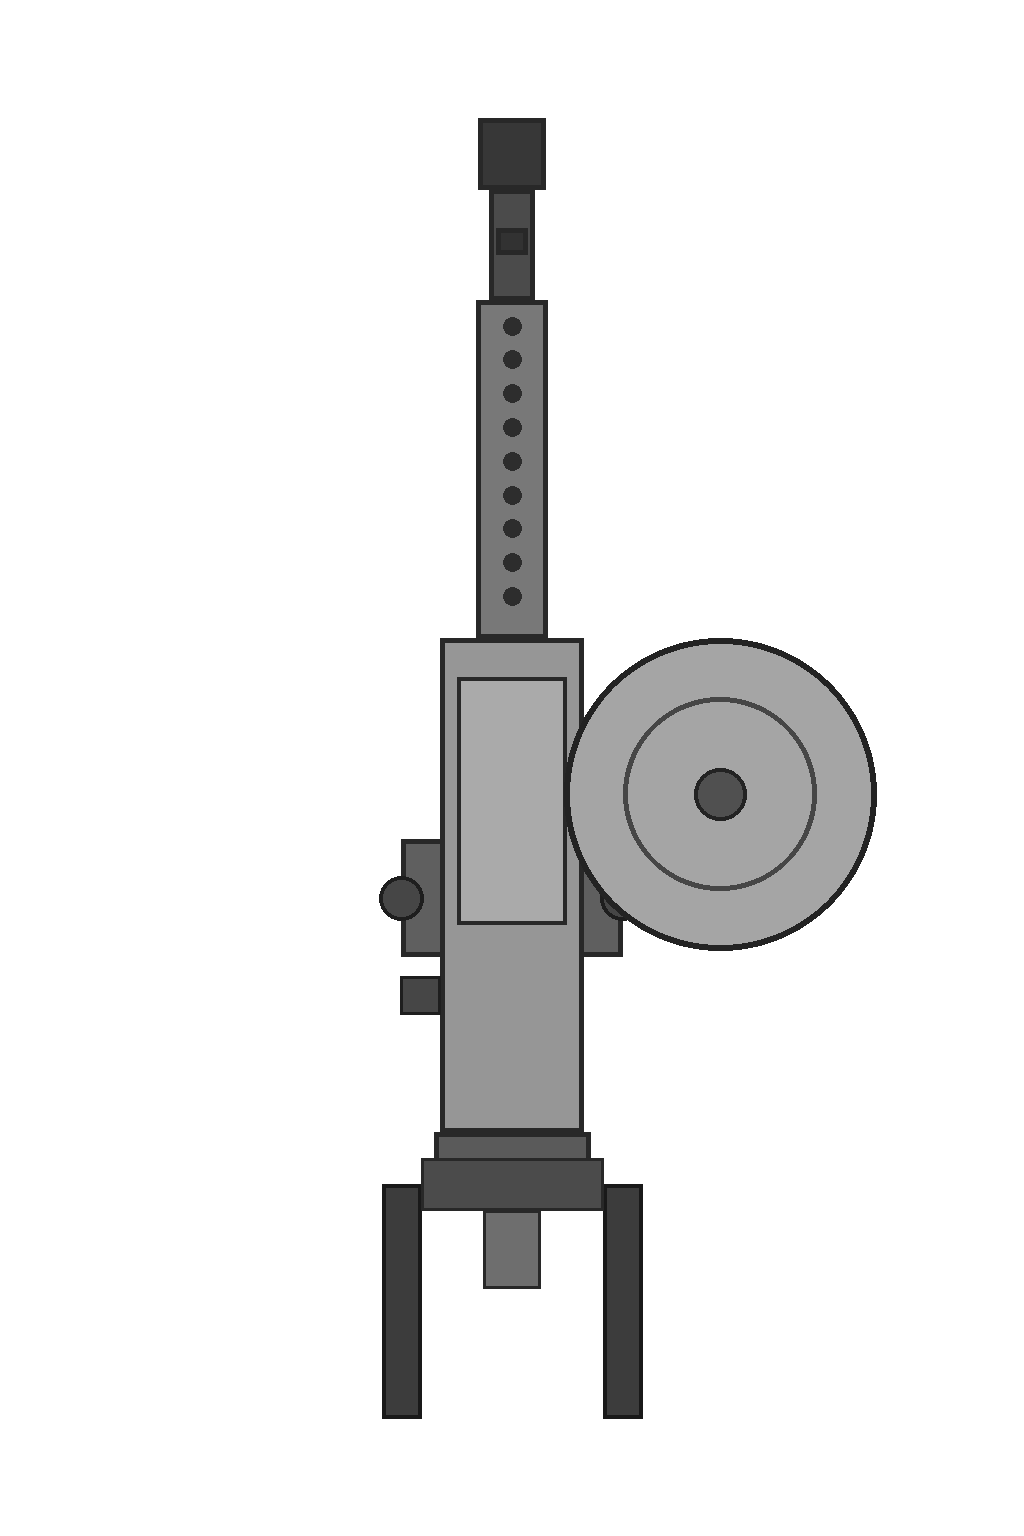

Here is the Python script that generated this plot:
"""Geometry guide for the roof light machine gun: the drawing a hull's fitted LIGHT_MACHINE_GUN turns on its gun plate.

The runtime draws the gun's whole sprite VehicleGun.lengthCells long, muzzle at the top edge and the rear of the spade
grips at the bottom edge, its centre column on the turret's bearing and the pintle VehicleGun.RING_FROM_REAR (40%) of
the length up from the bottom, on the plate's centre. So the barrel, the receiver and the pintle all stand on the
canvas's centre column; only the ammunition drum sits off it, on the gun's right. The sprite is cut symmetric about the
barrel (build.py), leaving clear canvas on the left to balance the drum.

Every size is a share of the gun's length L. The plate's flat rail (gun-plate/guide.py) is .152 L wide, so the receiver
(.11 L) and the cradle stand inside it and the barrel jacket (.055 L) passes through the shield's notch.

  guide.png        the edit target: 1024 x 1536, gun L = 1300 px from y 118 (muzzle) to y 1418 (rear), axis x 512

Run from anywhere: python art-source/vehicles/pintle-lmg/guide.py
"""
from pathlib import Path

from PIL import Image, ImageDraw

HERE = Path(__file__).resolve().parent
W, H = 1024, 1536
AXIS = W / 2
TOP = 118
L = 1300
PIVOT = TOP + .6 * L          # the pintle: 40% of the length up from the rear
DRUM_X = AXIS + .16 * L       # the drum's centre, on the gun's right
DRUM_Y = TOP + .52 * L
DRUM_R = .12 * L


def y(share: float) -> float:
    return TOP + share * L


def box(draw, half_width_share, top_share, bottom_share, fill, outline=(40, 40, 40, 255), width=5):
    half = half_width_share * L
    draw.rectangle((AXIS - half, y(top_share), AXIS + half, y(bottom_share)), fill=fill, outline=outline, width=width)


def guide() -> Image.Image:
    im = Image.new("RGBA", (W, H))
    d = ImageDraw.Draw(im)
    # The pintle cradle: a yoke round the receiver at the pivot, its trunnion caps showing either side.
    box(d, .085, .555, .645, (95, 95, 95, 255))
    for side in (-1, 1):
        cx = AXIS + side * .085 * L
        d.ellipse((cx - 22, PIVOT - 22, cx + 22, PIVOT + 22), fill=(70, 70, 70, 255), outline=(30, 30, 30, 255), width=4)
    # Barrel: flash hider at the tip, bare barrel, perforated cooling jacket back to the receiver.
    box(d, .026, .0, .055, (55, 55, 55, 255))
    box(d, .017, .055, .14, (75, 75, 75, 255))
    box(d, .0275, .14, .40, (120, 120, 120, 255))
    for i in range(9):
        yy = y(.16 + i * .026)
        d.ellipse((AXIS - 9, yy - 9, AXIS + 9, yy + 9), fill=(45, 45, 45, 255))
    # Front sight post and the carrying handle on the jacket.
    box(d, .012, .085, .105, (50, 50, 50, 255))
    # Receiver with its hinged top cover, the cocking handle on the left.
    box(d, .055, .40, .78, (150, 150, 150, 255))
    box(d, .042, .43, .62, (170, 170, 170, 255), width=4)
    d.rectangle((AXIS - .055 * L - 40, y(.66), AXIS - .055 * L, y(.69)), fill=(70, 70, 70, 255), outline=(30, 30, 30, 255), width=3)
    # The drum: seated on the receiver's right, its feed throat meeting the receiver side.
    d.rectangle((AXIS + .05 * L, DRUM_Y - 26, DRUM_X - DRUM_R + 20, DRUM_Y + 26), fill=(100, 100, 100, 255),
                outline=(35, 35, 35, 255), width=4)
    d.ellipse((DRUM_X - DRUM_R, DRUM_Y - DRUM_R, DRUM_X + DRUM_R, DRUM_Y + DRUM_R), fill=(165, 165, 165, 255),
              outline=(35, 35, 35, 255), width=6)
    d.ellipse((DRUM_X - DRUM_R * .62, DRUM_Y - DRUM_R * .62, DRUM_X + DRUM_R * .62, DRUM_Y + DRUM_R * .62),
              outline=(70, 70, 70, 255), width=5)
    d.ellipse((DRUM_X - 26, DRUM_Y - 26, DRUM_X + 26, DRUM_Y + 26), fill=(80, 80, 80, 255), outline=(35, 35, 35, 255), width=4)
    # Back plate and the twin spade grips with the butterfly trigger between them.
    box(d, .06, .78, .82, (90, 90, 90, 255))
    for side in (-1, 1):
        x0 = AXIS + side * .07 * L
        d.rectangle((min(x0, x0 + side * .03 * L), y(.82), max(x0, x0 + side * .03 * L), y(1.0)),
                    fill=(60, 60, 60, 255), outline=(25, 25, 25, 255), width=4)
    box(d, .07, .80, .84, (75, 75, 75, 255), width=3)
    box(d, .022, .84, .90, (110, 110, 110, 255), width=3)
    return im


if __name__ == "__main__":
    guide().save(HERE / "guide.png")
    print("wrote", HERE / "guide.png")
